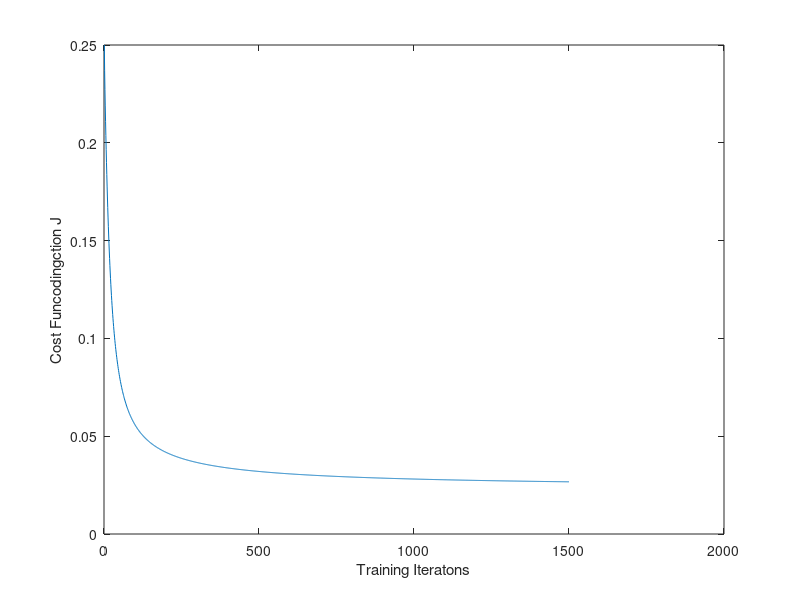

Recreate this plot in MATLAB.
%Reading corrupted_2class_iris_data

clc;
clear;
data_unshuff = dlmread('corrupted_2class_iris_dataset.dat');
index = randperm(100);
data = data_unshuff(index,:);
 
X = data(:,1:4);
r = length(X);
X = [ones(r,1) X];
y = data(:,5);
K = 10;
d = 5;
N = 100;
j=1;
J = [];
accuracy = [];
acc_avg = 0;

for k = 1:K

Xtest = X(j:j+9,:);
ytest = y(j:j+9,:);
Xtrain = X;
Xtrain(j:j+9,:) = [];
ytrain = y;
ytrain(j:j+9,:) = [];


%Gradient Descent algorithm 

w = zeros(5,1);
nu = 0.04;
lambda = 0.01;
m = length(Xtrain);
I = ones(m,1);

for (i =1:1500) 

  sigmoid = (1+exp(-(Xtrain*w))).^(-1);
  h = (sigmoid - ytrain)';
  
  w(1) = w(1) - nu*(1/m)*h*Xtrain(:,1);
  w(2) = w(2) - nu*(1/m)*h*Xtrain(:,2);
  w(3) = w(3) - nu*(1/m)*h*Xtrain(:,3);
  w(4) = w(4) - nu*(1/m)*h*Xtrain(:,4);
  w(5) = w(5) - nu*(1/m)*h*Xtrain(:,5);
 
  J(i) = 1/m*h*h';
end
count = 0;


%Testing
for (i = 1:length(Xtest))
  sigm = (1+exp(-(Xtest(i,:)*w)))^-1;
  if sigm < 0.5
     sigm = 0;
  
  else
      sigm = 1;
  
  end
  
  if sigm == ytest(i)
    count = count+1;
  end
  
  
end


end

fprintf('accuracy per iteration= %5.4f\n',count)
accuracy = count/10;
 acc_avg = mean(accuracy);
fprintf('average accuracy= %5.4f\n',acc_avg)

plot(J);
xlabel('Training Iteratons');
ylabel('Cost Funcodingction J')




   